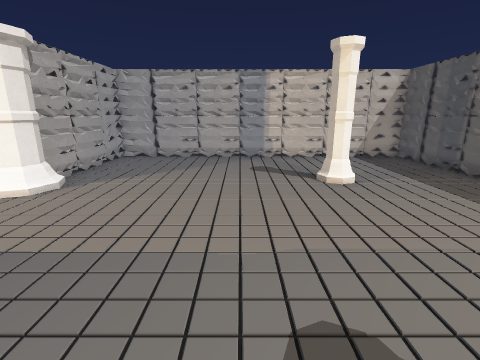
view 1 (above)

16 first-person views from a walk through a level from a Godot 3-D game. The camera is 1.2 m above the floor, tilts 14° down and sees 85° across. The floor is counted in squares, 0.6 m on a side. Each view is taken from the middle of a square. On the plan, view 1 faces up. The plan holds only what a view shows up to about 16 squares ahead; the rest is blank. The place goes on beyond the plan. Characters and animated objects are not drawn.

view 2
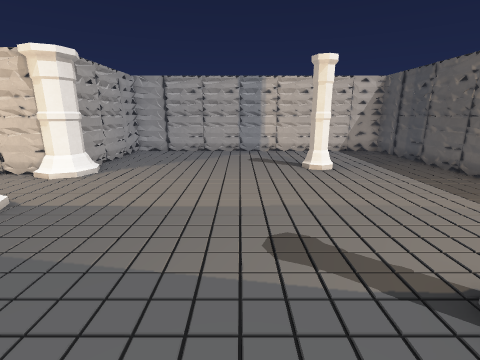

view 3
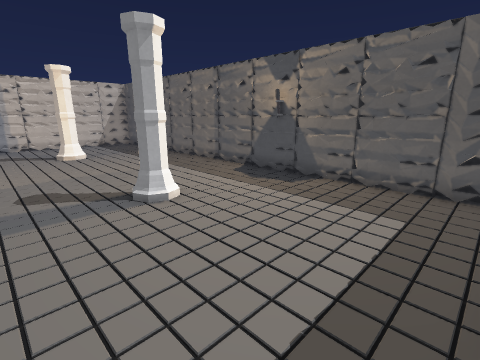

view 4
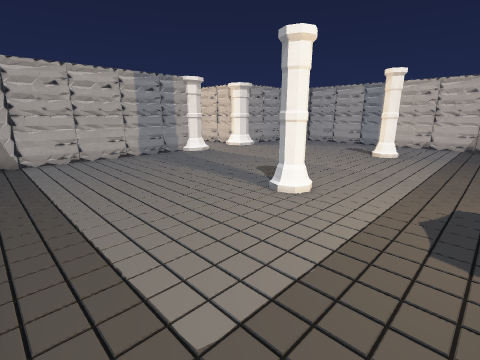

view 5
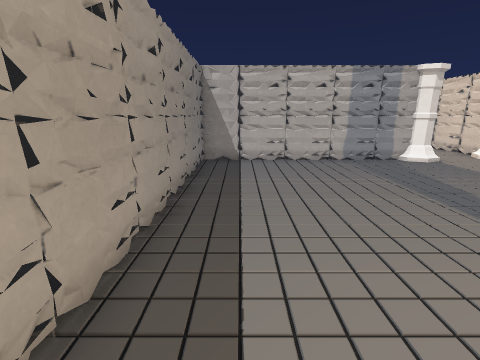

view 6
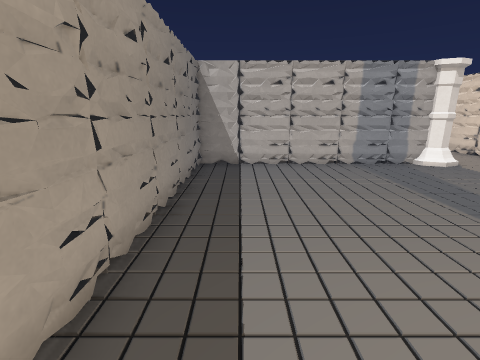

view 7
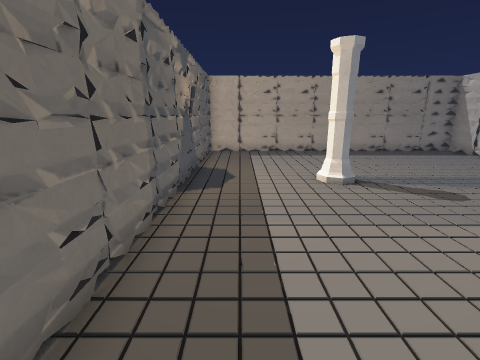

view 8
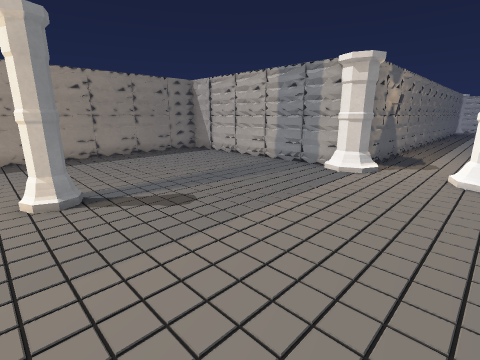

view 9
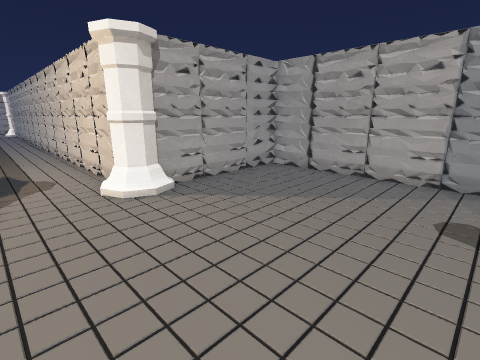

view 10
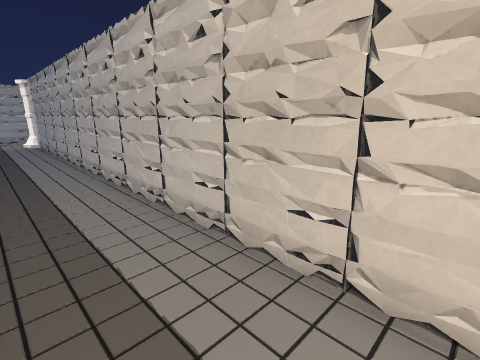

view 11
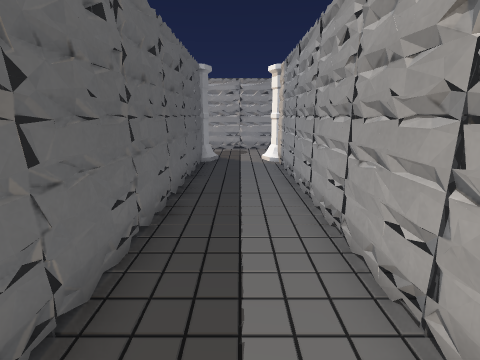

view 12
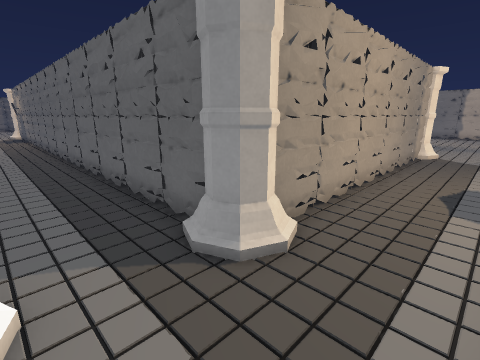

view 13
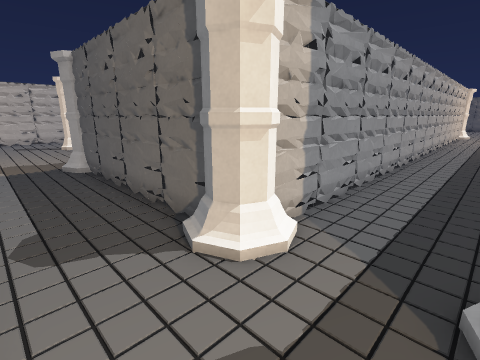

view 14
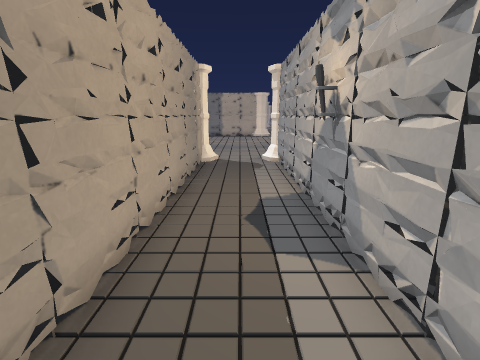

view 15
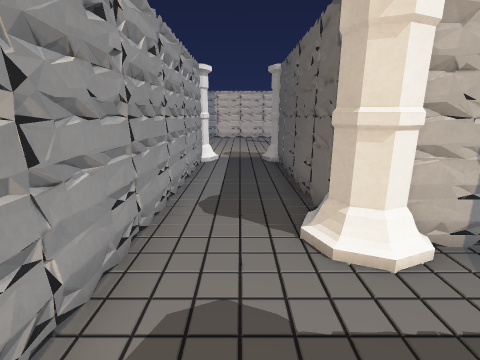

view 16
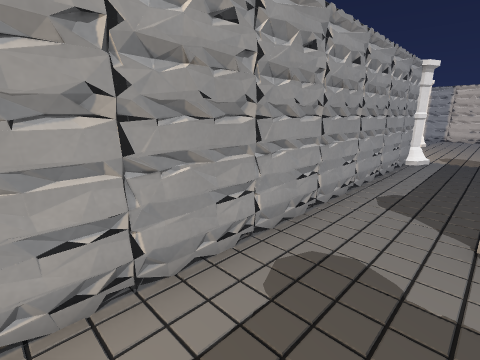

### Floor plan
Key: @ floor where view 1 was taken; # wall or solid block; . floor; P pillar.
Columns run from 36 left of view 1 to 8 right of it. Each row starts with its distance up from view 1.
 14 P...P
 13 #...#                         ###############
 12 #...#                         #.............#
 11 #...#                         #.............#
 10 #...#                         #.............#
  9 #...#                         #.............#
  8 #...#                         #........P....#
  7 #..PP#########################PP............#
  6 #...P.........................P.............#
  5 #...........................................#
  4 #...P.........................P.............#
  3 #..PP#########################PP............#
  2 #...#                         #.............#
  1 #...#                         #.............#
  0 #...#                         #.....@..P....#
 -1 #...#                         #.............#
 -2 #...#                         #.............#
 -3 #...#                         #.............#
 -4 #...#                         #.............#
 -5 #...#                         #.............#
 -6 #...#                         #.............#
 -7 #...#                         ###############
 -8 #...#
 -9 PP.PP
-10 P...P
-11  ...
-12  ...
-13  ...
-14   ..

Positions as (right, up) in squares from view 1, and headings:
1: (0, 0), facing up
2: (0, -2), facing up
3: (0, -6), facing up-right
4: (7, -6), facing up-left
5: (6, -5), facing left
6: (5, -5), facing left
7: (6, 8), facing down
8: (4, 7), facing down-left
9: (1, 4), facing up-left
10: (-11, 4), facing up-left
11: (-20, 5), facing left
12: (-35, 6), facing down-right
13: (-35, 4), facing up-right
14: (-34, 3), facing down
15: (-34, 3), facing up
16: (-33, 2), facing up-left
